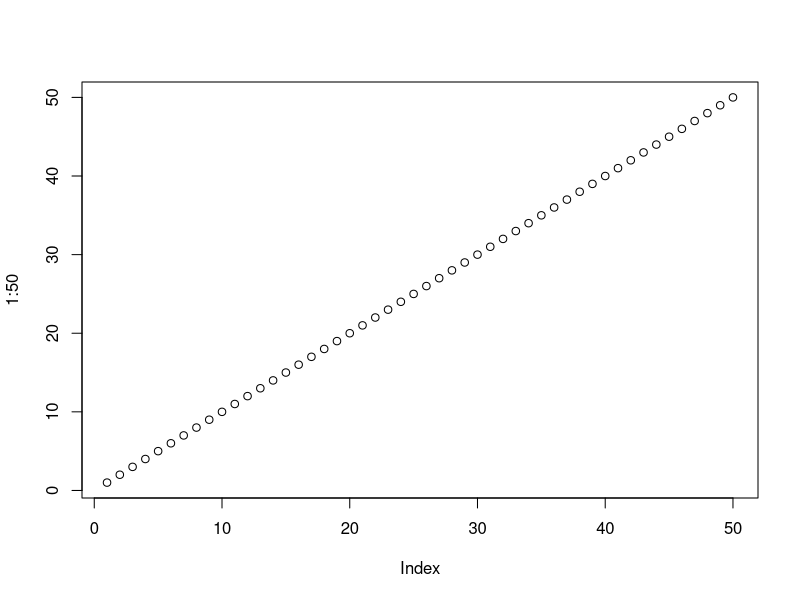
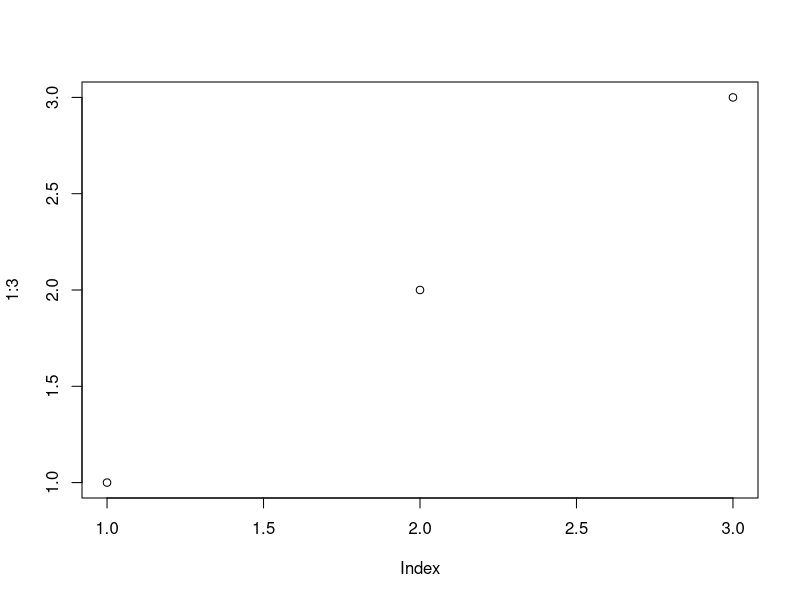
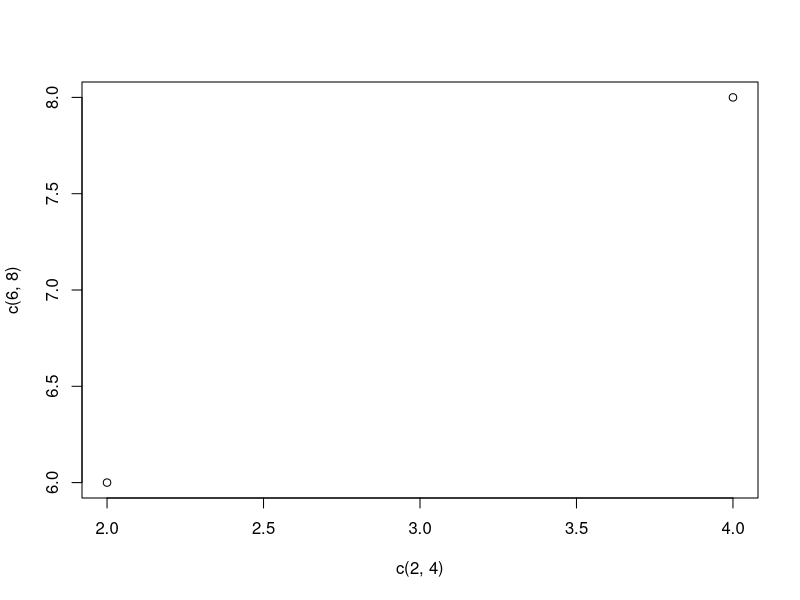
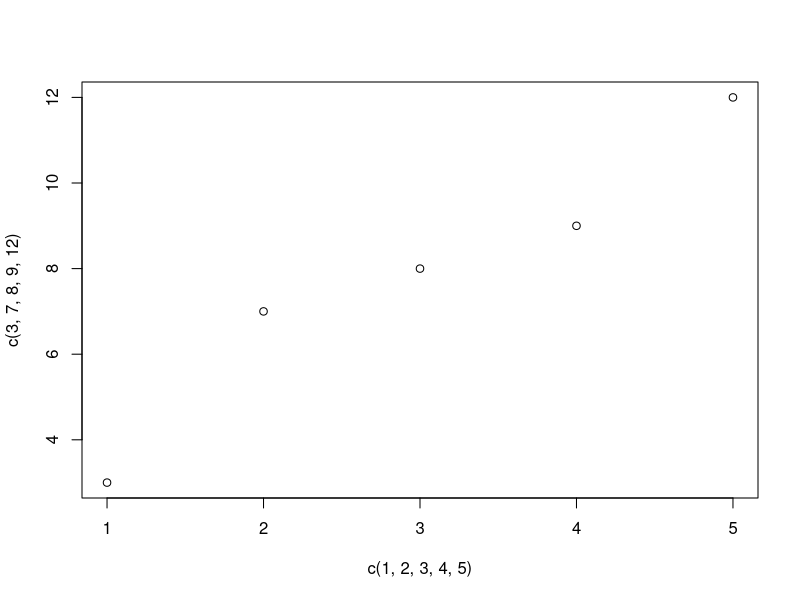
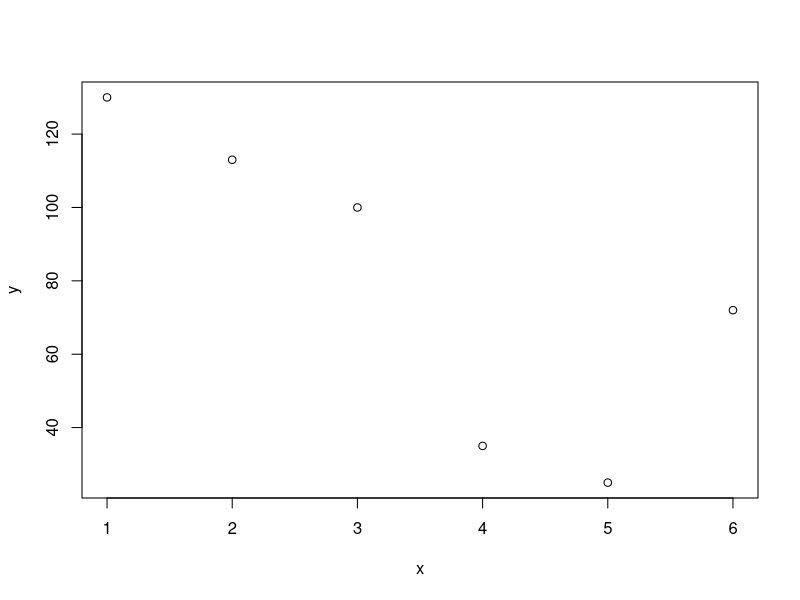
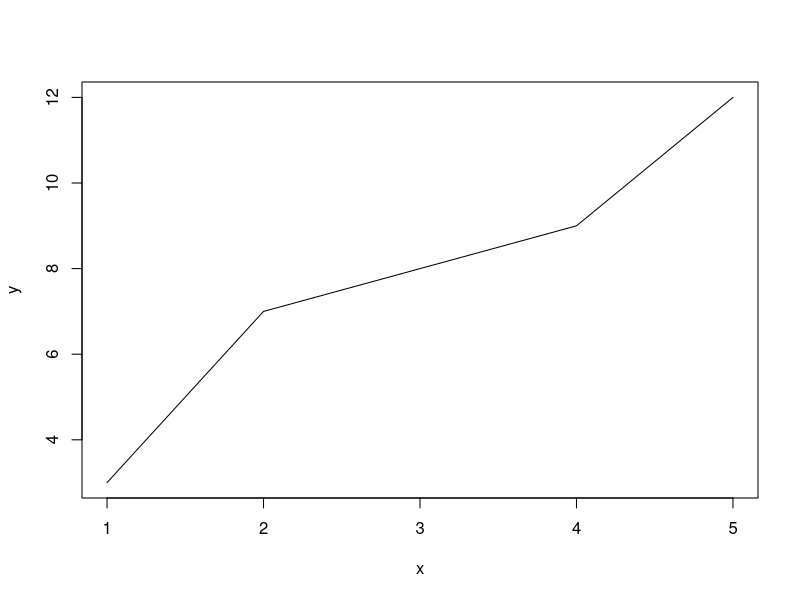
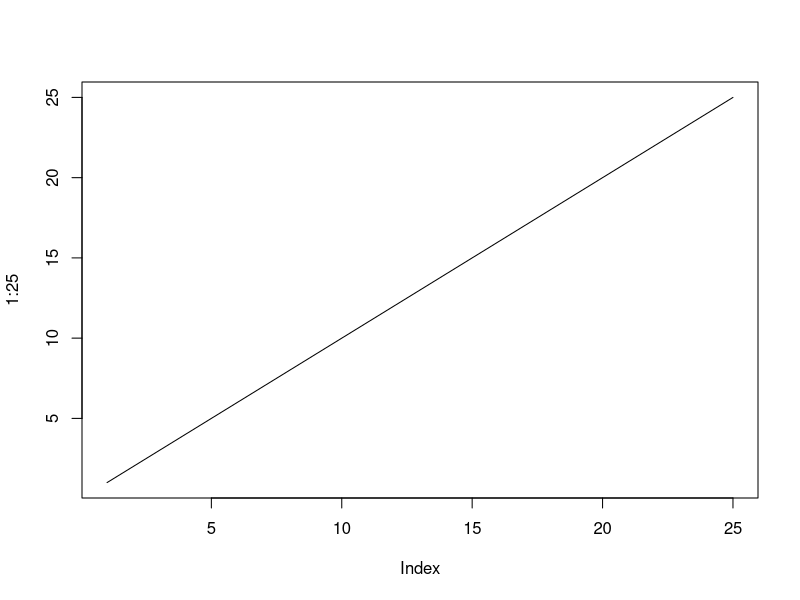
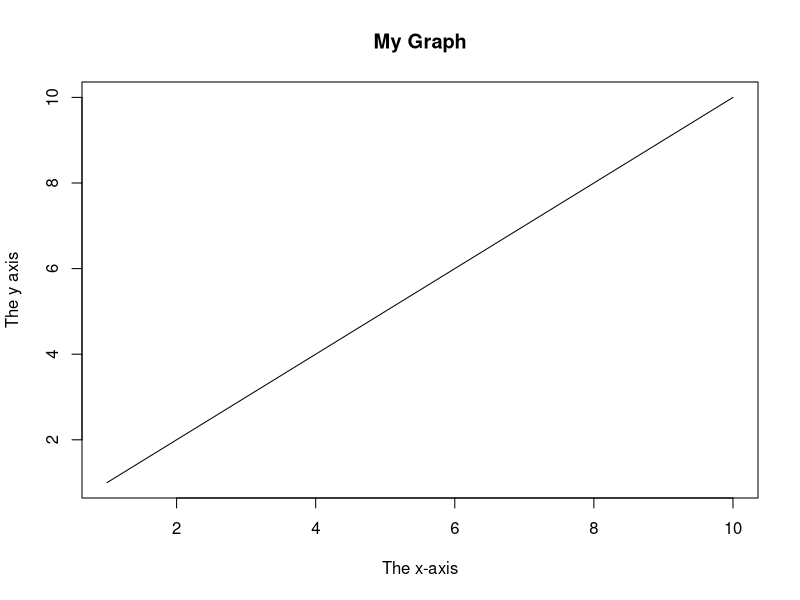

Here is the R script that generated these plots, in order: (Note: this script raises an error after producing the figures.)
#Data Visualization in R
plot(1:50)
plot(1:3)
plot(c(2,4),c(6,8))
plot(c(1, 2, 3, 4, 5), c(3, 7, 8, 9, 12))
x=1:6
x
y=c(130,113,100,35,25,72)
y
plot(x,y)
x =c(1, 2, 3, 4, 5)
y =c(3, 7, 8, 9, 12)
plot
plot(x, y,type="l")
plot(1:25,type='l')
plot(1:10, type='l',main="My Graph", xlab="The x-axis", ylab="The y axis")
plot(1:10,type = "l",main="My Graph", xlab="The x-axis", ylab="The y axis",col='orange')
#A "scatter plot" is a type of plot used to display the relationship between two numerical variables, and plots one dot for each observation.
#It needs two vectors of same length, one for the x-axis (horizontal) and one for the y-axis (vertical):
x <- c(5,7,8,7,2,2,9,4,11,12,9,6)
y <- c(99,86,87,88,111,103,87,94,78,77,85,86)

plot(x, y, main="Observation of Cars", xlab="Car age", ylab="Car speed") 
#To check the relationship between two variables scatter plot can be used.
# Create a vector of pies
x=c(10,20,30,40,50)
x
# Display the pie chart
pie(x,main='pie chart')
colors=c('orange','red','yellow','green','blue')
colors
pie(x,main='pie chart',col=colors)

#pie(ce,main="pie chart",col=colors)
# Create a vector of x
x=c(10,20,30,40)
x
# Create a vector of labels
mylabel=c("Apples", "Bananas", "Cherries", "Dates")
mylabel
# Create a vector of colors
colors <- c("blue", "yellow", "green", "black")

# Display the pie chart with colors
pie(x, label = mylabel, main = "Fruits", col = colors)


# Display the pie chart with colors
pie(x, label = mylabel, main = "Pie Chart", col = colors)

# Display the explanation box
legend("bottomright", mylabel,fill=colors)

#Plotting bar plot
y=c(2000,2001,2002,2003,2004,2005)
y
s=c(3500,4100,4300,5000,4900,5400)
s
barplot()
barplot(s,xlab="no of years",ylab="no of students",main="Barplot",col="red",names.arg = y)

i=c("Food","fertilizer","Export","others")
i #items
s=c(20,38,22,20) #% subsidy
s
pie(s,main="Pie chart",label=i,)
legend("topright",i,fill=colors)
H <- c(7,12,28,3,41)
H
M <- c("Mar","Apr","May","Jun","Jul")
M

# Plot the bar chart 
barplot(H,names.arg=M,xlab="Month",ylab="Revenue",col="blue",
        main="Revenue chart")
#Get the library.
library(plotrix)
data(mtcars)
view(mtcars)

#Multiple bar diagram
y=1995:1998
y
e=c(26,32,35,52)
e
i=c(35,40,48,50)
i
d=data.frame(e,i)
d
dl=as.matrix(d)
dl
barplot(t(dl),main="Multiple bar diagram",beside=T,col=4:5,names.arg=y)
legend(locator(1),legend=c("Export","Import"),fill=4:5)
#Sub-divided bar diagram
y=2001:2003
a=c(300,350,375)
s=c(575,625,650)
co=c(550,585,625)
d=data.frame(a,s,co)
d
dl=as.matrix(d)
dl
t(dl)
barplot(t(dl),main="Faculty-wise strength",xlab="years",ylab="frequency",col=4:6,names.arg=y)
legend(locator(1),legend=c("arts","science","commerce"),fill=4:6)
#Histogram
# Create data for the graph.
v <- c(19, 23, 11, 5, 16, 21, 32,14, 19, 27, 39)
v
#syntax:hist(v,xlab,ylab,main,col,border,breaks,...)
#v:numerical value of parameter or simply the data used for representation in histogram
#breaks is the parameter used for width of each bar

# Create the histogram.
hist(v, xlab = "No.of Articles ",col = "green",border='black')
# Create data for the graph.
v <- c(19, 23, 11, 5, 16, 21, 32, 14, 19, 27, 39)
v


# Create the histogram.
hist(v, xlab = "No.of Articles", col = "green",border = "black", xlim = c(0, 40),ylim = c(0, 5), breaks = 5)
# Q2).
lb=c(100,110,130,160,200)
lb
ub=c(110,130,160,200,250)
ub
f=c(5,13,32,16,4)
breaks=c(100,ub)
x=(lb+ub)/2
x
y=rep(x,f)
y
#y=rep(x,f)
#y
hist(y,breaks,xlab="class",col="red",main="histogram")
lb=c(1000,1500,2000,2500,3000,3500)
lb
ub=c(1500,2000,2500,3000,3500,4000)
ub
f=c(6,16,24,20,10,4)
f
x=(lb+ub)/2
x
y=rep(x,f)
y
hist(y,main="histogram",xlab="house rent",ylab="Families",breaks=c(1000,ub),ylim=c(0,30))
# Example data with groups
x=c(1,3,5,7,9)
x
boxplot(x)
group <- rep(c("Group 1", "Group 2"), each = 5)
group
values <- c(10, 15, 20, 25, 30, 35, 40, 45, 50,55)
values

# Create a boxplot with groups
boxplot(values ~ group, main = "Boxplot Example", ylab = "Values")

y=rep(i,f)
y
data("mtcars")
# datasets:
View(mtcars)
?mtcars
# Plot the chart.
boxplot(mpg ~ cyl, data = mtcars, xlab = "Number of Cylinders",
        ylab = "Miles Per Gallon", main = "Mileage Data")
# Load the dataset
data(mtcars)

# Create the box plot
boxplot(disp ~ gear, data = mtcars,
        main = "Displacement by Gear",
        xlab = "Gear",ylab = "Displacement")
x=c(64,44,55,47,65,50,72,54,75,60)
x
boxplot(x,ylab="marks")
five
f=fivenum(x)
f
text(rep(1.3,5),f,labels=c("minimum","Lower quartile","median","Upper quartile","Maximum"))
#Heatmap
data("iris 3")
data
?iris
View(iris)

View(iris)
head(iris)
data=as.matrix(iris[,-5])
data
head(iris)
heatmap(data)
heatmap(data, scale="column")

# we can avoid dendrograma and see the matrix using colv and rowv arguments
heatmap(data, scale="column", Colv=NA) # column dendrogram removed
heatmap(data, scale="column",  Rowv = NA) # row dendrogram removed
heatmap(data, scale="column", Colv=NA, Rowv = NA) # both are absent
heatmap(data, scale="column", Colv=NA, Rowv = NA, cexCol  = 0.75)

###
#Q2).
data(airquality)
data
heatmap(airquality)
v= na.omit(airquality)
v
c=as.matrix(v)
c
heatmap(x,main="heatmap")

df=data.frame(A=c(70,130,100,180,190),B=c(86,147,90,170,215),C=c(78,137,100,181,192),D=c(60,121,90,171,215),E=c(75,134,106,185,200))
df
a=matrix(df,nrow=5,ncol=5,byrow =TRUE)
a
d=as.matrix(df)
d
heatmap(d)

data_matrix <- matrix(c(70, 86, 78, 60, 75,130, 147, 137, 121, 134,100, 90, 100, 90, 106,180, 170, 181, 171, 185,190, 215, 192, 215, 200), nrow = 5, byrow = TRUE)
data_matrix
rownames(data_matrix) <- c("Diastolic BP", "Systolic BP", "Weight", "Height", "Total Cholesterol")
colnames(data_matrix) <- c("A", "B", "C", "D", "E")
data_matrix
# Create a heatmap using the heatmap function
heatmap(data_matrix,col = colorRampPalette(c("blue", "white", "red"))(100),main = "Heatmap Example",xlab = "Columns",ylab = "Variables")